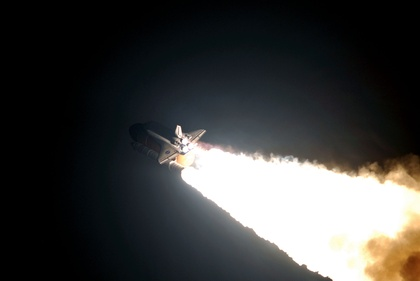
%> input picture filtrecalismalari/roc.jpg, 420 x 281 px, shrunk from 3000 x 2008 before the run
$ octave meanfilter.m   (GNU Octave 9; MATLAB toolbox functions it lacks are replaced by stand-ins)
%> lines starting %> are read from the running program, lines starting %| are printed output that depends on the picture; in (x1, y1, x2, y2) boxes, pixels count from 0 and x2, y2 are one past the last pixel; in counts of white or black regions, pixels touching at a corner belong together; the program's own positions count from 1
clear;
foto=rgb2gray(imread('C:\Users/LENOVO/Desktop/roc.jpg'));
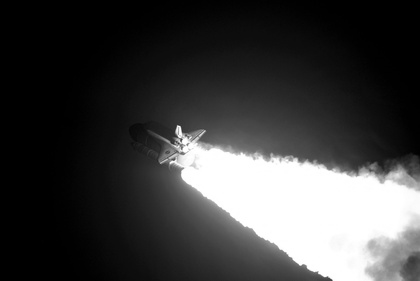
%> foto: size 281x420 uint8; min 0, max 255, mean 62
%image=[1 2 3 4 5;6 7 8 9 10;11 12 13 14 15;16 17 18 19 20;21 22 23 24 25];
image=imnoise(foto,'salt & pepper',0.002);
matboy=size(image);
%> matboy = [281 420]
satyer=1;%parcanýn alýndýý satýr kodu
sutyer=1;%parcanýn alýndýðý sutun kodu
satuz=matboy(1);
%> satuz = 281
sutuz=matboy(2);
%> sutuz = 420
parsay=int32((satuz-2)*(sutuz-2));
%> parsay = 116622
yenifoto=zeros(satuz-2,(sutuz-2));
for j=1:(satuz-2)

    for k=1:(sutuz-2)
        toplam=0;
        toplam=int32(toplam);

            satyer=j;
            sutyer=k;
            parca=image(satyer:satyer+2,sutyer:sutyer+2);%3x3 boyuntunda bir matris aldým.
            duzparca=parca(:)'; %3x3 boyutlu matrisin parçalarýný liste halinde yazdým
            duzparca=int32(duzparca);
            for i=1:9
                 toplam=toplam+duzparca(i);
            end
            yenifoto(satyer,sutyer)=int32(toplam/9);
    end
end
imshow(foto)
figure();
imshow(image)
figure();
imshow(yenifoto)
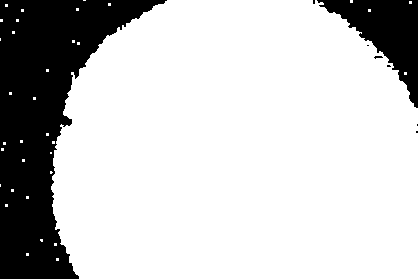
%> displayed picture: size 279x418, on the screen's scale of 0 to 255; 78.3% white; 8 black regions (6 under 20 px), largest, box (x1, y1, x2, y2) and area: (0, 0, 167, 279) 20754, (317, 0, 418, 108) 4475

$ run again, with filtrecalismalari/degisik.jpg copied over filtrecalismalari/roc.jpg
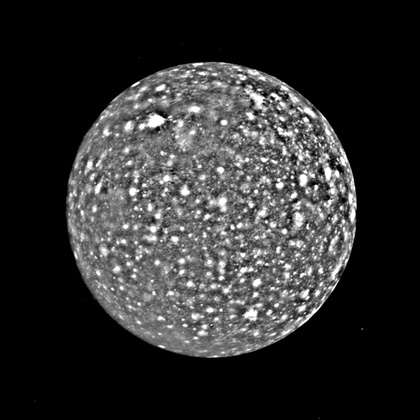
%> input picture filtrecalismalari/degisik.jpg, 420 x 420 px, shrunk from 1536 x 1536 before the run
%> after the loop `for j=1:(satuz-2)`:
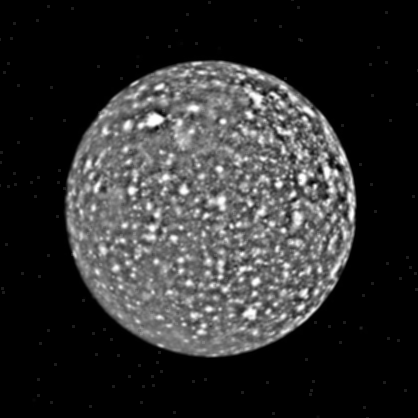
%> yenifoto: size 418x418 double; min 0, max 255, mean 47.7
%> `imshow(yenifoto)`:
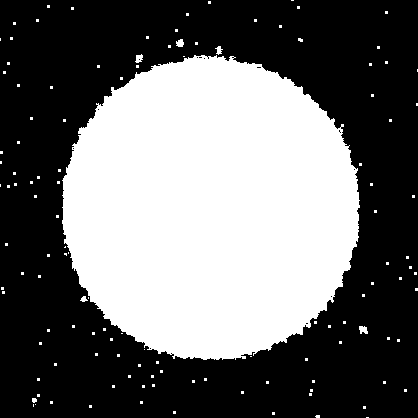
%> displayed picture: size 418x418, on the screen's scale of 0 to 255; 41.4% white; 125 white regions (118 under 20 px), largest, box (x1, y1, x2, y2) and area: (62, 55, 360, 360) 71119, (359, 326, 368, 334) 55, (176, 39, 184, 47) 49
